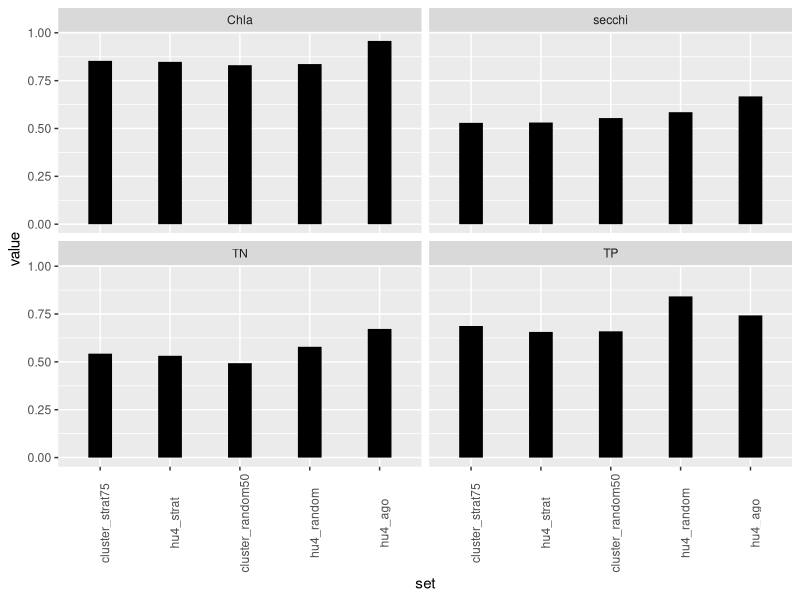

This chart was generated by the following R code:
library(readxl)
library(ggplot2)
library(tidyr)
library(dplyr)

# ---- rmse ----
raw           <- readxl::read_excel(
  "data/bar_plot_data/2019.03.08LPEP2-RMSE-results_dec2018.xlsx",
                          sheet = "conditional-combined plot")
names(raw)[1] <- "variable"
raw <- tidyr::gather(raw, key = set, value = value, -variable)

clean <- raw %>%
  filter(!(set %in% c("random25", "random75"))) %>%
  mutate(set = factor(set, levels = c("cluster_strat75", "hu4_strat",
                                         "cluster_random50", "hu4_random",
                                         "hu4_ago")))

ggplot(data = clean) +
  geom_segment(aes(xend = set, yend = 0, x = set, y = value),
               lineend = "butt", size = 8) +
  # geom_hline() +
  # ylim(0.3, 1) +
  facet_wrap(~variable) +
  theme(axis.text.x = element_text(angle = 90))




# ---- median_errors ----


# ---- r2 ----

